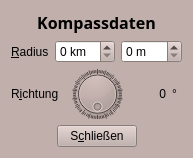
<?xml version="1.0" encoding="UTF-8"?>
<ui version="4.0">
 <class>kompassdaten</class>
 <widget class="QWidget" name="kompassdaten">
  <property name="geometry">
   <rect>
    <x>0</x>
    <y>0</y>
    <width>178</width>
    <height>152</height>
   </rect>
  </property>
  <property name="palette">
   <palette>
    <active>
     <colorrole role="WindowText">
      <brush brushstyle="SolidPattern">
       <color alpha="255">
        <red>0</red>
        <green>0</green>
        <blue>0</blue>
       </color>
      </brush>
     </colorrole>
     <colorrole role="Button">
      <brush brushstyle="SolidPattern">
       <color alpha="255">
        <red>192</red>
        <green>175</green>
        <blue>171</blue>
       </color>
      </brush>
     </colorrole>
     <colorrole role="Light">
      <brush brushstyle="SolidPattern">
       <color alpha="255">
        <red>255</red>
        <green>255</green>
        <blue>255</blue>
       </color>
      </brush>
     </colorrole>
     <colorrole role="Midlight">
      <brush brushstyle="SolidPattern">
       <color alpha="255">
        <red>223</red>
        <green>215</green>
        <blue>213</blue>
       </color>
      </brush>
     </colorrole>
     <colorrole role="Dark">
      <brush brushstyle="SolidPattern">
       <color alpha="255">
        <red>96</red>
        <green>87</green>
        <blue>85</blue>
       </color>
      </brush>
     </colorrole>
     <colorrole role="Mid">
      <brush brushstyle="SolidPattern">
       <color alpha="255">
        <red>128</red>
        <green>117</green>
        <blue>114</blue>
       </color>
      </brush>
     </colorrole>
     <colorrole role="Text">
      <brush brushstyle="SolidPattern">
       <color alpha="255">
        <red>0</red>
        <green>0</green>
        <blue>0</blue>
       </color>
      </brush>
     </colorrole>
     <colorrole role="BrightText">
      <brush brushstyle="SolidPattern">
       <color alpha="255">
        <red>255</red>
        <green>255</green>
        <blue>255</blue>
       </color>
      </brush>
     </colorrole>
     <colorrole role="ButtonText">
      <brush brushstyle="SolidPattern">
       <color alpha="255">
        <red>0</red>
        <green>0</green>
        <blue>0</blue>
       </color>
      </brush>
     </colorrole>
     <colorrole role="Base">
      <brush brushstyle="SolidPattern">
       <color alpha="255">
        <red>255</red>
        <green>255</green>
        <blue>255</blue>
       </color>
      </brush>
     </colorrole>
     <colorrole role="Window">
      <brush brushstyle="SolidPattern">
       <color alpha="255">
        <red>192</red>
        <green>175</green>
        <blue>171</blue>
       </color>
      </brush>
     </colorrole>
     <colorrole role="Shadow">
      <brush brushstyle="SolidPattern">
       <color alpha="255">
        <red>0</red>
        <green>0</green>
        <blue>0</blue>
       </color>
      </brush>
     </colorrole>
     <colorrole role="AlternateBase">
      <brush brushstyle="SolidPattern">
       <color alpha="255">
        <red>223</red>
        <green>215</green>
        <blue>213</blue>
       </color>
      </brush>
     </colorrole>
     <colorrole role="ToolTipBase">
      <brush brushstyle="SolidPattern">
       <color alpha="255">
        <red>255</red>
        <green>255</green>
        <blue>220</blue>
       </color>
      </brush>
     </colorrole>
     <colorrole role="ToolTipText">
      <brush brushstyle="SolidPattern">
       <color alpha="255">
        <red>0</red>
        <green>0</green>
        <blue>0</blue>
       </color>
      </brush>
     </colorrole>
    </active>
    <inactive>
     <colorrole role="WindowText">
      <brush brushstyle="SolidPattern">
       <color alpha="255">
        <red>0</red>
        <green>0</green>
        <blue>0</blue>
       </color>
      </brush>
     </colorrole>
     <colorrole role="Button">
      <brush brushstyle="SolidPattern">
       <color alpha="255">
        <red>192</red>
        <green>175</green>
        <blue>171</blue>
       </color>
      </brush>
     </colorrole>
     <colorrole role="Light">
      <brush brushstyle="SolidPattern">
       <color alpha="255">
        <red>255</red>
        <green>255</green>
        <blue>255</blue>
       </color>
      </brush>
     </colorrole>
     <colorrole role="Midlight">
      <brush brushstyle="SolidPattern">
       <color alpha="255">
        <red>223</red>
        <green>215</green>
        <blue>213</blue>
       </color>
      </brush>
     </colorrole>
     <colorrole role="Dark">
      <brush brushstyle="SolidPattern">
       <color alpha="255">
        <red>96</red>
        <green>87</green>
        <blue>85</blue>
       </color>
      </brush>
     </colorrole>
     <colorrole role="Mid">
      <brush brushstyle="SolidPattern">
       <color alpha="255">
        <red>128</red>
        <green>117</green>
        <blue>114</blue>
       </color>
      </brush>
     </colorrole>
     <colorrole role="Text">
      <brush brushstyle="SolidPattern">
       <color alpha="255">
        <red>0</red>
        <green>0</green>
        <blue>0</blue>
       </color>
      </brush>
     </colorrole>
     <colorrole role="BrightText">
      <brush brushstyle="SolidPattern">
       <color alpha="255">
        <red>255</red>
        <green>255</green>
        <blue>255</blue>
       </color>
      </brush>
     </colorrole>
     <colorrole role="ButtonText">
      <brush brushstyle="SolidPattern">
       <color alpha="255">
        <red>0</red>
        <green>0</green>
        <blue>0</blue>
       </color>
      </brush>
     </colorrole>
     <colorrole role="Base">
      <brush brushstyle="SolidPattern">
       <color alpha="255">
        <red>255</red>
        <green>255</green>
        <blue>255</blue>
       </color>
      </brush>
     </colorrole>
     <colorrole role="Window">
      <brush brushstyle="SolidPattern">
       <color alpha="255">
        <red>192</red>
        <green>175</green>
        <blue>171</blue>
       </color>
      </brush>
     </colorrole>
     <colorrole role="Shadow">
      <brush brushstyle="SolidPattern">
       <color alpha="255">
        <red>0</red>
        <green>0</green>
        <blue>0</blue>
       </color>
      </brush>
     </colorrole>
     <colorrole role="AlternateBase">
      <brush brushstyle="SolidPattern">
       <color alpha="255">
        <red>223</red>
        <green>215</green>
        <blue>213</blue>
       </color>
      </brush>
     </colorrole>
     <colorrole role="ToolTipBase">
      <brush brushstyle="SolidPattern">
       <color alpha="255">
        <red>255</red>
        <green>255</green>
        <blue>220</blue>
       </color>
      </brush>
     </colorrole>
     <colorrole role="ToolTipText">
      <brush brushstyle="SolidPattern">
       <color alpha="255">
        <red>0</red>
        <green>0</green>
        <blue>0</blue>
       </color>
      </brush>
     </colorrole>
    </inactive>
    <disabled>
     <colorrole role="WindowText">
      <brush brushstyle="SolidPattern">
       <color alpha="255">
        <red>96</red>
        <green>87</green>
        <blue>85</blue>
       </color>
      </brush>
     </colorrole>
     <colorrole role="Button">
      <brush brushstyle="SolidPattern">
       <color alpha="255">
        <red>192</red>
        <green>175</green>
        <blue>171</blue>
       </color>
      </brush>
     </colorrole>
     <colorrole role="Light">
      <brush brushstyle="SolidPattern">
       <color alpha="255">
        <red>255</red>
        <green>255</green>
        <blue>255</blue>
       </color>
      </brush>
     </colorrole>
     <colorrole role="Midlight">
      <brush brushstyle="SolidPattern">
       <color alpha="255">
        <red>223</red>
        <green>215</green>
        <blue>213</blue>
       </color>
      </brush>
     </colorrole>
     <colorrole role="Dark">
      <brush brushstyle="SolidPattern">
       <color alpha="255">
        <red>96</red>
        <green>87</green>
        <blue>85</blue>
       </color>
      </brush>
     </colorrole>
     <colorrole role="Mid">
      <brush brushstyle="SolidPattern">
       <color alpha="255">
        <red>128</red>
        <green>117</green>
        <blue>114</blue>
       </color>
      </brush>
     </colorrole>
     <colorrole role="Text">
      <brush brushstyle="SolidPattern">
       <color alpha="255">
        <red>96</red>
        <green>87</green>
        <blue>85</blue>
       </color>
      </brush>
     </colorrole>
     <colorrole role="BrightText">
      <brush brushstyle="SolidPattern">
       <color alpha="255">
        <red>255</red>
        <green>255</green>
        <blue>255</blue>
       </color>
      </brush>
     </colorrole>
     <colorrole role="ButtonText">
      <brush brushstyle="SolidPattern">
       <color alpha="255">
        <red>96</red>
        <green>87</green>
        <blue>85</blue>
       </color>
      </brush>
     </colorrole>
     <colorrole role="Base">
      <brush brushstyle="SolidPattern">
       <color alpha="255">
        <red>192</red>
        <green>175</green>
        <blue>171</blue>
       </color>
      </brush>
     </colorrole>
     <colorrole role="Window">
      <brush brushstyle="SolidPattern">
       <color alpha="255">
        <red>192</red>
        <green>175</green>
        <blue>171</blue>
       </color>
      </brush>
     </colorrole>
     <colorrole role="Shadow">
      <brush brushstyle="SolidPattern">
       <color alpha="255">
        <red>0</red>
        <green>0</green>
        <blue>0</blue>
       </color>
      </brush>
     </colorrole>
     <colorrole role="AlternateBase">
      <brush brushstyle="SolidPattern">
       <color alpha="255">
        <red>192</red>
        <green>175</green>
        <blue>171</blue>
       </color>
      </brush>
     </colorrole>
     <colorrole role="ToolTipBase">
      <brush brushstyle="SolidPattern">
       <color alpha="255">
        <red>255</red>
        <green>255</green>
        <blue>220</blue>
       </color>
      </brush>
     </colorrole>
     <colorrole role="ToolTipText">
      <brush brushstyle="SolidPattern">
       <color alpha="255">
        <red>0</red>
        <green>0</green>
        <blue>0</blue>
       </color>
      </brush>
     </colorrole>
    </disabled>
   </palette>
  </property>
  <property name="windowTitle">
   <string>Kompassinterface</string>
  </property>
  <property name="autoFillBackground">
   <bool>true</bool>
  </property>
  <layout class="QVBoxLayout" name="verticalLayout">
   <item>
    <widget class="QLabel" name="label">
     <property name="font">
      <font>
       <family>Linux Libertine O C</family>
       <pointsize>12</pointsize>
       <weight>75</weight>
       <bold>true</bold>
      </font>
     </property>
     <property name="text">
      <string>Kompassdaten</string>
     </property>
     <property name="alignment">
      <set>Qt::AlignCenter</set>
     </property>
    </widget>
   </item>
   <item>
    <layout class="QHBoxLayout" name="horizontalLayout">
     <item>
      <widget class="QLabel" name="label_2">
       <property name="text">
        <string>&amp;Radius</string>
       </property>
       <property name="buddy">
        <cstring>radkm</cstring>
       </property>
      </widget>
     </item>
     <item>
      <widget class="QSpinBox" name="radkm">
       <property name="suffix">
        <string> km</string>
       </property>
      </widget>
     </item>
     <item>
      <widget class="QSpinBox" name="radm">
       <property name="suffix">
        <string> m</string>
       </property>
       <property name="maximum">
        <number>999</number>
       </property>
       <property name="singleStep">
        <number>10</number>
       </property>
      </widget>
     </item>
    </layout>
   </item>
   <item>
    <layout class="QHBoxLayout" name="horizontalLayout_3">
     <item>
      <widget class="QLabel" name="label_3">
       <property name="text">
        <string>R&amp;ichtung</string>
       </property>
       <property name="buddy">
        <cstring>direction</cstring>
       </property>
      </widget>
     </item>
     <item>
      <widget class="QDial" name="direction">
       <property name="toolTip">
        <string>Mit Maus drehen und mit Pfeiltasten feintunen</string>
       </property>
       <property name="maximum">
        <number>359</number>
       </property>
       <property name="value">
        <number>0</number>
       </property>
       <property name="sliderPosition">
        <number>0</number>
       </property>
       <property name="tracking">
        <bool>true</bool>
       </property>
       <property name="orientation">
        <enum>Qt::Vertical</enum>
       </property>
       <property name="invertedAppearance">
        <bool>false</bool>
       </property>
       <property name="invertedControls">
        <bool>false</bool>
       </property>
       <property name="wrapping">
        <bool>true</bool>
       </property>
       <property name="notchesVisible">
        <bool>true</bool>
       </property>
      </widget>
     </item>
     <item>
      <layout class="QHBoxLayout" name="horizontalLayout_2">
       <item>
        <widget class="QLabel" name="label_4">
         <property name="minimumSize">
          <size>
           <width>30</width>
           <height>0</height>
          </size>
         </property>
         <property name="text">
          <string>0</string>
         </property>
         <property name="alignment">
          <set>Qt::AlignRight|Qt::AlignTrailing|Qt::AlignVCenter</set>
         </property>
        </widget>
       </item>
       <item>
        <widget class="QLabel" name="label_5">
         <property name="text">
          <string>°</string>
         </property>
        </widget>
       </item>
      </layout>
     </item>
     <item>
      <spacer name="horizontalSpacer">
       <property name="orientation">
        <enum>Qt::Horizontal</enum>
       </property>
       <property name="sizeHint" stdset="0">
        <size>
         <width>40</width>
         <height>20</height>
        </size>
       </property>
      </spacer>
     </item>
    </layout>
   </item>
   <item>
    <layout class="QHBoxLayout" name="horizontalLayout_4">
     <item>
      <spacer name="horizontalSpacer_2">
       <property name="orientation">
        <enum>Qt::Horizontal</enum>
       </property>
       <property name="sizeHint" stdset="0">
        <size>
         <width>40</width>
         <height>20</height>
        </size>
       </property>
      </spacer>
     </item>
     <item>
      <widget class="QPushButton" name="closeButton">
       <property name="text">
        <string>S&amp;chließen</string>
       </property>
      </widget>
     </item>
     <item>
      <spacer name="horizontalSpacer_3">
       <property name="orientation">
        <enum>Qt::Horizontal</enum>
       </property>
       <property name="sizeHint" stdset="0">
        <size>
         <width>40</width>
         <height>20</height>
        </size>
       </property>
      </spacer>
     </item>
    </layout>
   </item>
  </layout>
 </widget>
 <resources/>
 <connections>
  <connection>
   <sender>direction</sender>
   <signal>valueChanged(int)</signal>
   <receiver>label_4</receiver>
   <slot>setNum(int)</slot>
   <hints>
    <hint type="sourcelabel">
     <x>119</x>
     <y>118</y>
    </hint>
    <hint type="destinationlabel">
     <x>154</x>
     <y>117</y>
    </hint>
   </hints>
  </connection>
  <connection>
   <sender>radkm</sender>
   <signal>valueChanged(int)</signal>
   <receiver>kompassdaten</receiver>
   <slot>updateRadius()</slot>
   <hints>
    <hint type="sourcelabel">
     <x>90</x>
     <y>35</y>
    </hint>
    <hint type="destinationlabel">
     <x>176</x>
     <y>23</y>
    </hint>
   </hints>
  </connection>
  <connection>
   <sender>radm</sender>
   <signal>valueChanged(int)</signal>
   <receiver>kompassdaten</receiver>
   <slot>updateRadius()</slot>
   <hints>
    <hint type="sourcelabel">
     <x>134</x>
     <y>39</y>
    </hint>
    <hint type="destinationlabel">
     <x>175</x>
     <y>123</y>
    </hint>
   </hints>
  </connection>
  <connection>
   <sender>closeButton</sender>
   <signal>clicked()</signal>
   <receiver>kompassdaten</receiver>
   <slot>close()</slot>
   <hints>
    <hint type="sourcelabel">
     <x>101</x>
     <y>136</y>
    </hint>
    <hint type="destinationlabel">
     <x>2</x>
     <y>130</y>
    </hint>
   </hints>
  </connection>
 </connections>
 <slots>
  <slot>updateRadius()</slot>
 </slots>
</ui>
